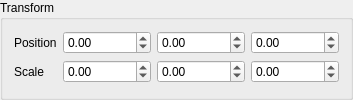
<?xml version="1.0" encoding="UTF-8"?>
<ui version="4.0">
 <class>TransformComp</class>
 <widget class="ComponentGroup&lt;Raz::Transform&gt;" name="TransformComp">
  <property name="windowTitle">
   <string>Transform</string>
  </property>
  <property name="title">
   <string>Transform</string>
  </property>
  <layout class="QFormLayout" name="transformLayout">
   <item row="0" column="0">
    <widget class="QLabel" name="positionLabel">
     <property name="text">
      <string>Position</string>
     </property>
    </widget>
   </item>
   <item row="0" column="1">
    <layout class="QHBoxLayout" name="positionLayout">
     <item>
      <widget class="ValuePicker" name="positionX">
       <property name="minimum">
        <double>-340282346638528859811704183484516925440.000000000000000</double>
       </property>
       <property name="maximum">
        <double>340282346638528859811704183484516925440.000000000000000</double>
       </property>
      </widget>
     </item>
     <item>
      <widget class="ValuePicker" name="positionY">
       <property name="minimum">
        <double>-340282346638528859811704183484516925440.000000000000000</double>
       </property>
       <property name="maximum">
        <double>340282346638528859811704183484516925440.000000000000000</double>
       </property>
      </widget>
     </item>
     <item>
      <widget class="ValuePicker" name="positionZ">
       <property name="minimum">
        <double>-340282346638528859811704183484516925440.000000000000000</double>
       </property>
       <property name="maximum">
        <double>340282346638528859811704183484516925440.000000000000000</double>
       </property>
      </widget>
     </item>
    </layout>
   </item>
   <item row="1" column="0">
    <widget class="QLabel" name="scaleLabel">
     <property name="text">
      <string>Scale</string>
     </property>
    </widget>
   </item>
   <item row="1" column="1">
    <layout class="QHBoxLayout" name="scaleLayout">
     <item>
      <widget class="ValuePicker" name="scaleX">
       <property name="minimum">
        <double>-340282346638528859811704183484516925440.000000000000000</double>
       </property>
       <property name="maximum">
        <double>340282346638528859811704183484516925440.000000000000000</double>
       </property>
      </widget>
     </item>
     <item>
      <widget class="ValuePicker" name="scaleY">
       <property name="minimum">
        <double>-340282346638528859811704183484516925440.000000000000000</double>
       </property>
       <property name="maximum">
        <double>340282346638528859811704183484516925440.000000000000000</double>
       </property>
      </widget>
     </item>
     <item>
      <widget class="ValuePicker" name="scaleZ">
       <property name="minimum">
        <double>-340282346638528859811704183484516925440.000000000000000</double>
       </property>
       <property name="maximum">
        <double>340282346638528859811704183484516925440.000000000000000</double>
       </property>
      </widget>
     </item>
    </layout>
   </item>
  </layout>
 </widget>
 <customwidgets>
  <customwidget>
   <class>ComponentGroup&lt;Raz::Transform&gt;</class>
   <extends>QGroupBox</extends>
   <header>RaZor/Interface/ComponentGroup.hpp</header>
  </customwidget>
  <customwidget>
   <class>ValuePicker</class>
   <extends>QDoubleSpinBox</extends>
   <header>RaZor/Interface/ValuePicker.hpp</header>
  </customwidget>
 </customwidgets>
 <resources/>
 <connections/>
</ui>
